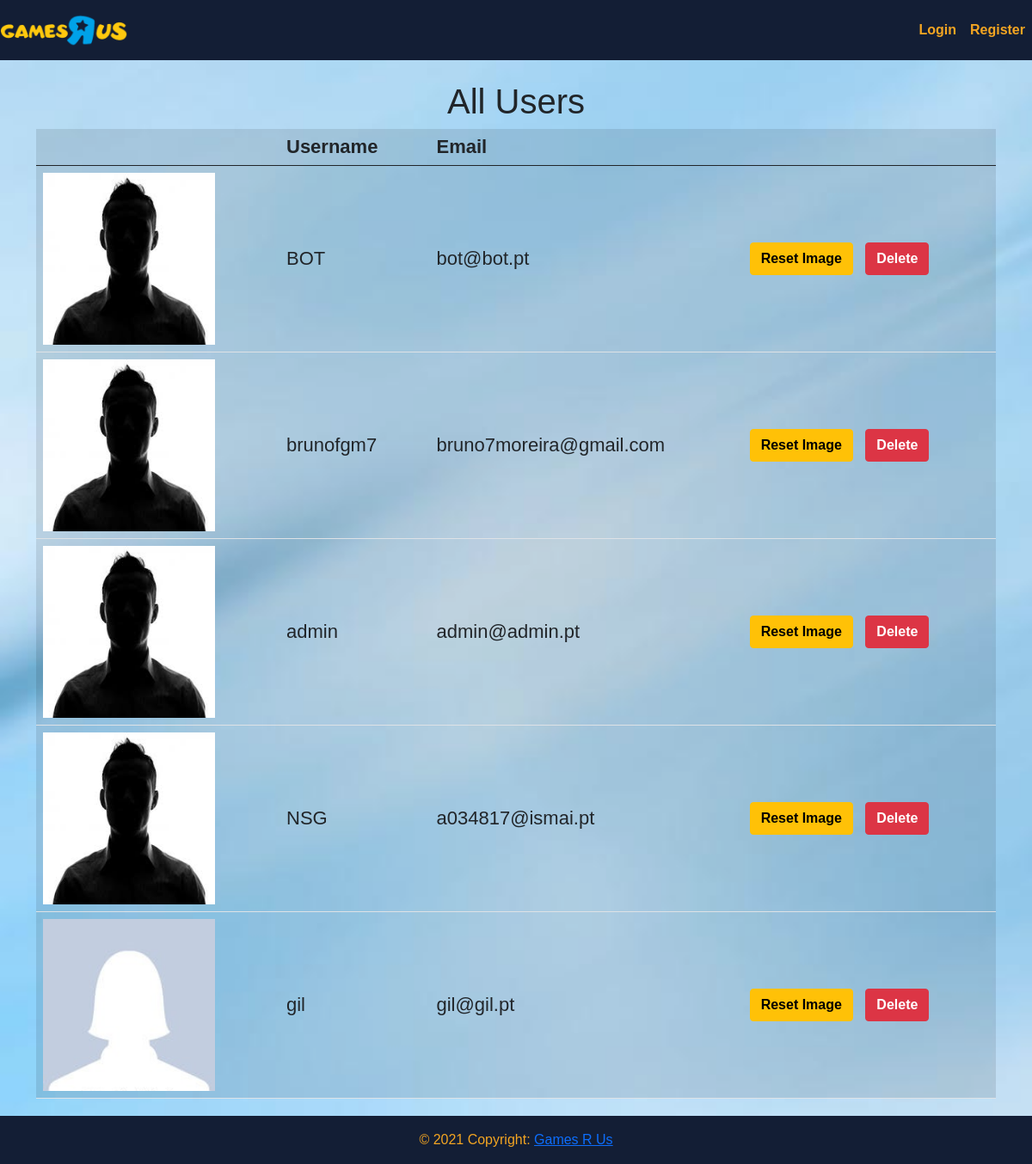
/manageusers.php, run on the app's committed database.
### tables this page shows
CREATE TABLE `user` (
  `id` int(11) NOT NULL,
  `username` text NOT NULL,
  `email` text NOT NULL,
  `password` text NOT NULL,
  `imagemPerfil` text NOT NULL,
  `vitorias` int(11) NOT NULL,
  `empates` int(11) NOT NULL,
  `derrotas` int(11) NOT NULL,
  `jogosFeitos` int(11) NOT NULL,
  `backgroundImage` text NOT NULL,
  `contaVerificada` int(11) NOT NULL,
  `isAdmin` int(11) NOT NULL,
  `userKey` text NOT NULL
);

### manageusers.php (the view, shortened to what this page needs)
<?php
include 'scripts.php';
include 'navbar.php';
?>
<body style="background-image: url('bg_blue.jpg');" class="bgTTT">
<div class="container" style="padding-bottom:5%; padding-top:2%">
    <h1 class="text-center">All Users</h1>
    <table class="table table-active">
        <thead class="thead-light" style="font-size: 22px">
            <tr>
                <th scope="col"></th>
                <th scope="col" style="padding-left: 75px;">Username</th>
                <th scope="col">Email</th>
                <th scope="col"></th>
            </tr>
        </thead>
        <tbody>
            <?php
                    $db = mysqli_connect('localhost', 'root', '14751127', 'computacaonuvem');
            $sql = "SELECT * FROM user";
            if ($result = $db->query($sql)) {
                while ($row = $result->fetch_assoc()) {
            ?>
                    <tr>
                        <td class="img_profile"><img src="<?= $row["imagemPerfil"] ?>" class="img_profile" style="height:200px"></td>
                        <td class="align-middle" style="padding-left: 75px; font-size: 22px"><?php echo $row["username"] ?></td>
                        <td class="align-middle" style="font-size: 22px"><?php echo $row["email"] ?></td>
                        <td class="align-middle">
                            <form action="manageusers.php" method="post">
                                <input type="submit" name="resetImageUser" id="resetImageUser" class="btn btn-warning" value="Reset Image" onclick="del()"  style="margin: 5px !important; font-weight: bold">
                                <input type="submit" name="deleteUser" id="deleteUser" class="btn btn-danger" value="Delete" onclick="del()" style="margin: 5px !important; font-weight: bold">
                            </form>
                        </td>
                    </tr>
                <?php
                }
            }
                ?>
        </tbody>
    </table>
</div>
<?php
include 'footer.php';
?>

### scripts.php (shortened to what this page needs)
<link href="css/style.css" type="text/css" rel="stylesheet" />
<link href="https://cdn.jsdelivr.net/npm/bootstrap@5.0.0-beta2/dist/css/bootstrap.min.css" rel="stylesheet">

### navbar.php (shortened to what this page needs)
<?php
if (isset($_SESSION['username'])) {
?>
<nav class="navbar navbar-expand-md navbar-dark corNav">
        <a class="navbar-brand" href="index.php"><img src="logo/Games_R_Us_logo.png" style="width:150px"/></a>
        <button class="navbar-toggler" type="button" data-bs-toggle="collapse" data-bs-target="#navbarNav"  aria-controls="navbarSupportedContent" aria-expanded="false" aria-label="Toggle navigation">
            <span class="navbar-toggler-icon"></span>
        </button>
        <div class="collapse navbar-collapse" id="navbarNav">
            <ul class="navbar-nav me-auto">
                <li class="nav-item">
                    <a class="nav-link" href="playersOnline.php">Players Online</a>
                </li>
            </ul>
            <ul class="navbar-nav">
                <li class="nav-item dropdown">
                <a class="nav-link dropdown-toggle" href="#" id="navbarDarkDropdownMenuLink" role="button" data-bs-toggle="dropdown" aria-expanded="false">
                Welcome, <?php echo $_SESSION['username'] ?>
                </a>
                    <div class="dropdown-menu" aria-labelledby="navbarDarkDropdownMenuLink">
                        <a class="dropdown-item" href="profile.php">Profile</a>
                        <?php
                        if ($_SESSION['isAdmin'] == '0') { ?>
                            <a class="dropdown-item" href="matchhistory.php">Match History</a>
                        <?php
                        }
                        ?>
                        <?php
                        if ($_SESSION['isAdmin'] == '1') { ?>
                            <a class="dropdown-item" href="manageusers.php">Manage Users</a>
                        <?php
                        }
                        ?>
                        <?php
                        if ($_SESSION['isAdmin'] == '1') { ?>
                            <a class="dropdown-item" href="manageprofileimages.php">Manage Profile</a>
                        <?php
                        }
                        ?>
                        <?php
                        if ($_SESSION['isAdmin'] == '1') { ?>
                            <a class="dropdown-item" href="managegames.php">Manage Games</a>
                        <?php
                        }
                        ?>
                        <?php
                        if ($_SESSION['isAdmin'] == '1') { ?>
                            <a class="dropdown-item" href="addgame.php">Add Game</a>
                        <?php
                        }
                        ?>
                        <div class="dropdown-divider"></div>
                        <a class="dropdown-item" href="?logout">Logout</a>
                    </div>
                </li>
            </ul>
        </div>
    </nav>
<?php
} else {
?>
    <nav class="navbar navbar-expand-md navbar-dark corNav">
    <a class="navbar-brand" href="index.php"><img src="logo/Games_R_Us_logo.png" style="width:150px"/></a>
        <div class="navbar-collapse collapse w-100 order-3 dual-collapse2" id="navbarNav">
            <ul class="navbar-nav ms-auto">
                <li class="nav-item">
                    <a class="nav-link" href="login.php">Login</a>
                </li>
                <li class="nav-item">
                    <a class="nav-link" href="register.php">Register</a>
                </li>
            </ul>
        </div>
    </nav>
<?php
}
?>

### footer.php
<div class="fixed-bottom" id="footer" style="background-color:#131e35">
    <div class="footer-copyright text-center py-3" style="color:#f3a522">© 2021 Copyright:
        <a href="index.php">Games R Us</a>
    </div>
</div>

### css/style.css (style rules this page uses)
.img_profile { width: 200px !important; height: 200px !important; cursor: pointer; }
.corNav { background-color: #131e35 !important; }
.nav-link { color :#f3a522 !important; font-weight: bold; }
* { margin: 0; padding: 0; box-sizing: border-box; font-family: 'Poppins', sans-serif; }
.bgTTT { background-repeat:no-repeat; background-size: cover; }

### data on the page
user: imagemPerfil (picture), username "BOT", email "bot@bot.pt"
user: imagemPerfil (picture), username "brunofgm7", email "bruno7moreira@gmail.com"
user: imagemPerfil (picture), username "admin", email "admin@admin.pt"
user: imagemPerfil (picture), username "NSG", email "a034817@ismai.pt"
user: imagemPerfil (placeholder picture), username "gil", email "gil@gil.pt"
